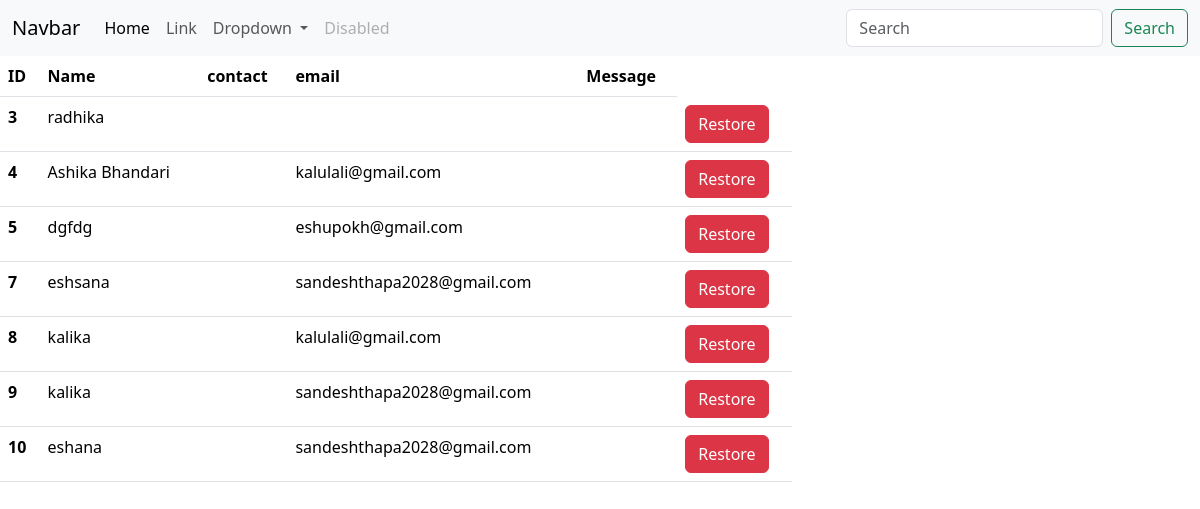
The page /recycle/ on the database its author committed.
### crud_app/models.py (models this page shows)
class Student(models.Model):
        name=models.CharField(max_length=20)
        email=models.EmailField()
        age=models.IntegerField()
        address=models.TextField()
        isdelete = models. BooleanField (default = False)

### crud_app/views.py (the view)
# urls.py: path('recycle/', views.recycle_bin, name='recycle_bin'),
def recycle_bin(request):
    data = Student.objects.filter(isdelete=True)
    return render(request, 'recycle_bin.html', {'data': data})

### crud_app/templates/recycle_bin.html (shortened to what this page needs)
<!DOCTYPE html>
<html lang="en">
<head>
    <link href="https://cdn.jsdelivr.net/npm/bootstrap@5.3.8/dist/css/bootstrap.min.css" rel="stylesheet">
    <link rel="stylesheet" href="https://cdnjs.cloudflare.com/ajax/libs/font-awesome/7.0.1/css/all.min.css" />
</head>
<body>
    <nav class="navbar navbar-expand-lg bg-body-tertiary">
  <div class="container-fluid">
    <a class="navbar-brand" href="#">Navbar</a>
    <div class="collapse navbar-collapse" id="navbarSupportedContent">
      <ul class="navbar-nav me-auto mb-2 mb-lg-0">
        <li class="nav-item">
          <a class="nav-link active" aria-current="page" href="#">Home</a>
        </li>
        <li class="nav-item">
          <a class="nav-link" href="#">Link</a>
        </li>
        <li class="nav-item dropdown">
          <a class="nav-link dropdown-toggle" href="#" role="button" data-bs-toggle="dropdown" aria-expanded="false">
            Dropdown
          </a>
        </li>
        <li class="nav-item">
          <a class="nav-link disabled" aria-disabled="true">Disabled</a>
        </li>
      </ul>
      <form class="d-flex" role="search">
        <input class="form-control me-2" type="search" placeholder="Search" aria-label="Search"/>
        <button class="btn btn-outline-success" type="submit">Search</button>
      </form>
    </div>
  </div>
    </nav>
    <div class="contaner">
      <div class="row">
        <div class="col-8">
          <table class="table">
  <thead>
    <tr>
      <th scope="col">ID</th>
      <th scope="col">Name</th>
      <th scope="col">contact</th>
      <th scope="col">email</th>
      <th>Message</th>
    </tr>
  </thead>
  <tbody>
    {% for i in data %}
    <tr>
      <th scope="row">{{i.id}}</th>
      <td>{{i.name}}</td>
      <td>{{i.contact}}</td>
      <td>{{i.email}}</td>
      <td>{{i.message}}</td>
      <td>
       <a href="{% url 'restore_data' i.id %}"> <button type="button" class="btn btn-danger">Restore</button></a>
       </td>
    </tr>
    {% endfor %}
  </tbody>
</table>
</body>
</html>

### rows shown on the page
Student: id "3", name "radhika"
Student: id "4", name "Ashika Bhandari", email "kalulali@gmail.com"
Student: id "5", name "dgfdg", email "eshupokh@gmail.com"
Student: id "7", name "eshsana", email "sandeshthapa2028@gmail.com"
Student: id "8", name "kalika", email "kalulali@gmail.com"
Student: id "9", name "kalika", email "sandeshthapa2028@gmail.com"
Student: id "10", name "eshana", email "sandeshthapa2028@gmail.com"
